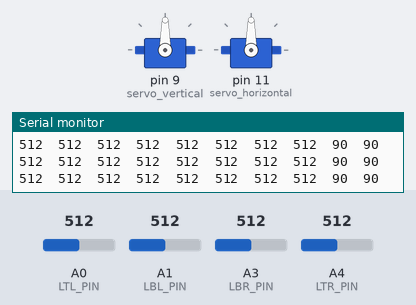
This sketch was run on a simulated Arduino Uno, built with avr-gcc and run on an emulated ATmega328P. Parts: 2 × servo, the last lines printed to the serial monitor. The inputs (shaded band) are chosen by the test bench; at power-on: A0 (LTL_PIN) = 512, A1 (LBL_PIN) = 512, A3 (LBR_PIN) = 512, A4 (LTR_PIN) = 512.

Above: at 1.2 s.
1.3 s: A0 (LTL_PIN) set to 499
At 2.0 s:
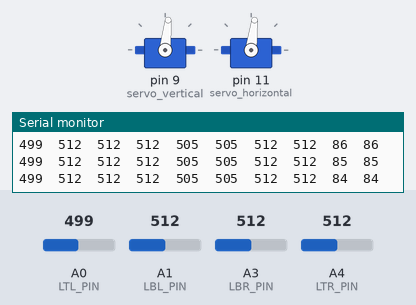
4.3 s: A1 (LBL_PIN) set to 525
At 5.1 s:
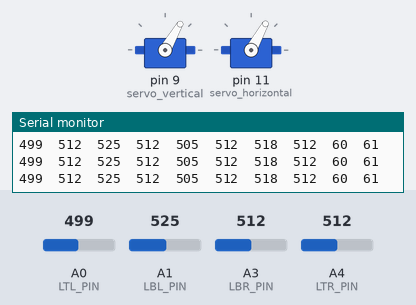
7.3 s: A3 (LBR_PIN) set to 532
At 8.54 s:
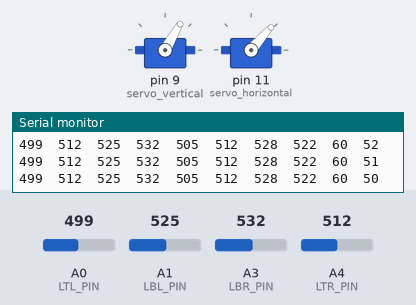
10.3 s: A4 (LTR_PIN) set to 716
At 10.53 s:
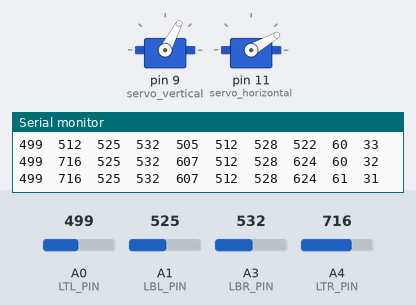
13.3 s: A3 (LBR_PIN) set to 306
At 13.9 s:
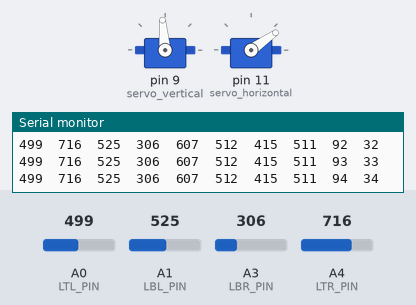
16.3 s: A0 (LTL_PIN) set to 306
Timing chart, 0 to 20.3 s (numbered marks = the images above; inputs shaded):
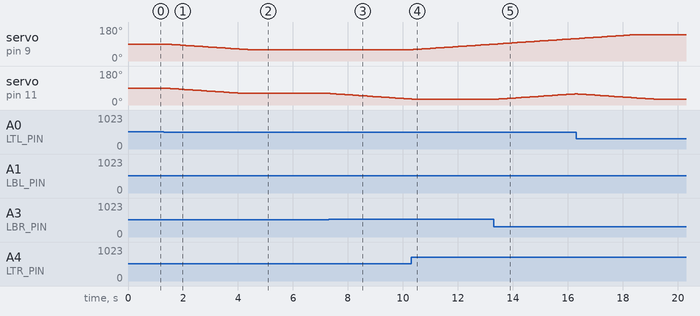

Measured:
- the behaviour switches between 524 and 525 on A1 (LBL_PIN) (found by bisection; images 1 and 2)
- the behaviour switches between 513 and 514 on A3 (LBR_PIN) (found by bisection; images 2 and 3)
- after the input at 1.3 s, servo on pin 9 (servo_vertical): moves from 90° to 61° over 2.9 s, starting after 0.09 s; servo on pin 11 (servo_horizontal): moves from 90° to 61° over 2.9 s, starting at once
- after the input at 4.3 s, servo on pin 11 (servo_horizontal): stays 61° (without the input it goes to 60° after 0.00 s)
- after the input at 7.3 s, servo on pin 11 (servo_horizontal): moves from 61° to 32° over 2.9 s, starting after 0.07 s
- after the input at 10.3 s, servo on pin 9 (servo_vertical): moves from 60° to 89° over 2.9 s, starting after 0.08 s
- after the input at 13.3 s, servo on pin 11 (servo_horizontal): moves from 30° to 59° over 2.9 s, starting after 0.09 s

The sketch:

New_SolarX_Tracker.ino
```cpp
/*
  SolarX / Arduino Solar Tracker System

  SolarX detects the position of the sun via LDRs and follows the sunlight by the motors. Project works better with updated code.

  Website, Contact and Product Link:

  https://www.robotistan.com/
  https://www.robotistan.com/iletisim.xhtml
  https://www.robotistan.com/solarx-gunes-takip-sistemi-elektronikli

  You can check the other products:
  https://www.robotistan.com/robotistan-special-products

  by Robotistan R&D

*/

#include <Servo.h>                  //    Library for servo motors.

Servo servo_horizontal;             //    Define horizontal servo.
int servoh = 90;                    //    Horizontal servo first position.
int servohLimitHigh = 150;          //    Servo move positon maximum limit.
int servohLimitLow = 30;            //    Servo move positon minimum limit.

Servo servo_vertical;               //    Define vertical servo.
int servov = 90;                    //    Vertical servo first position.
int servovLimitHigh = 150;          //    Servo move positon maximum limit.
int servovLimitLow = 30;            //    Servo move positon minimum limit.

#define SERVO_H_LIMIT_H     160     //    Servo horizontal high limit value.
#define SERVO_H_LIMIT_L     30      //    Servo horizontal low limit value.
#define SERVO_V_LIMIT_H     140     //    Servo vertical high limit value.
#define SERVO_V_LIMIT_L     60      //    Servo vertical low limit value.
#define LTL_PIN          A0         //    LDR top left definedinput.
#define LTR_PIN          A4         //    LDR top right defined input.
#define LBL_PIN          A1         //    LDR bottom left defined input.
#define LBR_PIN          A3         //    LDR bottom right defined input.


void setup() {
  Serial.begin(9600);
  pinMode(LTL_PIN, INPUT);
  pinMode(LTR_PIN, INPUT);
  pinMode(LBL_PIN, INPUT);
  pinMode(LBR_PIN, INPUT);
  servo_vertical.attach(9);
  servo_vertical.write(90);
  servo_horizontal.attach(11);
  servo_horizontal.write(90);
  Serial.println("TL\tTR\tBL\tBR\tT\tL\tB\tR\tservov\tservoh");  //    Shows the values that described on the Serial Port.
}

void loop() {
  int TL_value = analogRead(LTL_PIN);              //    Reading value of top left LDR.
  int TR_value = analogRead(LTR_PIN);              //    Reading value of top right LDR.
  int BL_value = analogRead(LBL_PIN);              //    Reading value of bottom left LDR.
  int BR_value = analogRead(LBR_PIN);              //    Reading value of bottom right LDR.
  int T_value = (TR_value + TL_value) / 2;         //    Average of top LDRs.
  int L_value = (BL_value + TL_value) / 2;         //    Average of left LDRs.
  int B_value = (BR_value + BL_value) / 2;         //    Average of bottom LDRs.
  int R_value = (TR_value + BR_value) / 2;         //    Average of right LDRs.

  //Serial.println("TL\tTR\tBL\tBR\tT\tL\tB\tR\tservov\tservoh");    //    Shows the values that described on the Serial Port.
  Serial.print(TL_value);                                          //    Printing Values to Serial port.
  Serial.print("\t");
  Serial.print(TR_value);
  Serial.print("\t");
  Serial.print(BL_value);
  Serial.print("\t");
  Serial.print(BR_value);
  Serial.print("\t");
  Serial.print(T_value);
  Serial.print("\t");
  Serial.print(L_value);
  Serial.print("\t");
  Serial.print(B_value);
  Serial.print("\t");
  Serial.print(R_value);
  Serial.print("\t");
  Serial.print(servov);
  Serial.print("\t");
  Serial.print(servoh);
  Serial.println("\t");


  if (T_value - B_value < 0) {            //    if difference of top value and bottom value are smaller than 0, decrease servo vertical angle value.
    servov--;
  }
  else if (T_value - B_value > 0){        //    else if difference of top value and bottom value are bigger than 0, increase servo vertical angle value.
      servov++;
  }
  if (L_value - R_value < 0) {            //    if difference of left value and right value are smaller than 0, decrease servo horizontal angle value.
    servoh--;
  }
  else if (L_value - R_value > 0){        //    else if difference of left value and right value are bigger than 0, increase servo horizontal angle value.
    servoh++;
  }

  if (servoh <  SERVO_H_LIMIT_L)          //    if servo horizontal angle value smaller than servo horizontal limit low value, equalize servo horizontal angle value and servo horizontal limit low value.
  {
    servoh = SERVO_H_LIMIT_L;
  }
  else if (servoh >  SERVO_H_LIMIT_H)     //    if servo horizontal angle value smaller than servo horizontal limit low value, equalize servo horizontal angle value and servo horizontal limit low value.
  {
    servoh = SERVO_H_LIMIT_H;
  }

  if (servov >  SERVO_V_LIMIT_H)          //    if servo vertical angle value bigger than servo vertical limit high value, equalize servo horizontal angle value and servo vertical limit high value.
  {
    servov = SERVO_V_LIMIT_H;
  }
  else if (servov <  SERVO_V_LIMIT_L)     //    else if servo vertical angle value smaller than servo vertical limit low value, equalize servo horizontal angle value and servo vertical limit low value.
  {
    servov = SERVO_V_LIMIT_L;
  }

  servo_horizontal.write(servoh);         // Available this delays if you have shutdown when you run your project.
  delay(50);
  servo_vertical.write(servov);
  delay(50);

}
```
